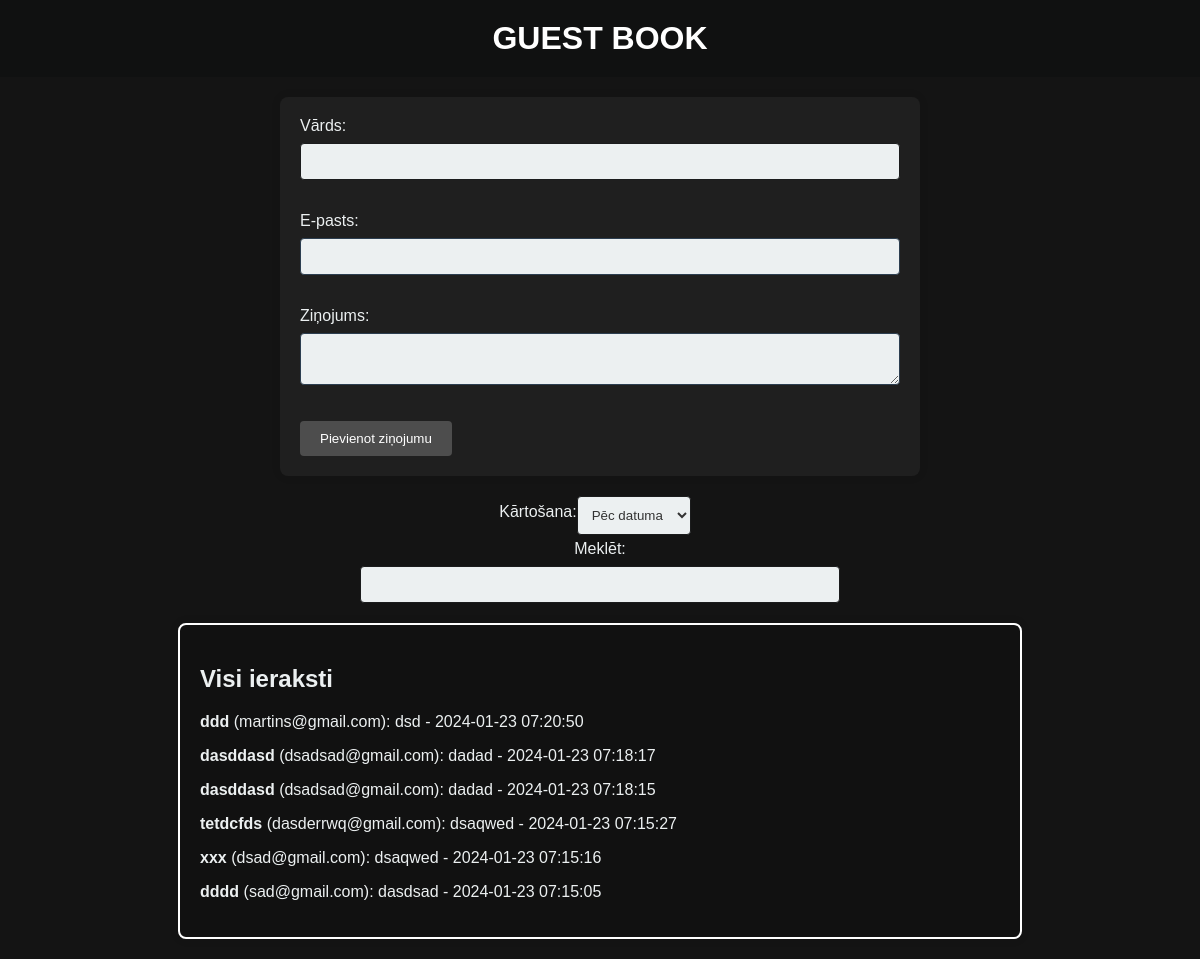
The page / on the database its author committed.
### tables this page shows
CREATE TABLE `entries` (
  `id` int(11) NOT NULL,
  `name` varchar(255) NOT NULL,
  `email` varchar(255) NOT NULL,
  `message` text NOT NULL,
  `created_at` timestamp NOT NULL DEFAULT current_timestamp()
);

### GuestBook.php (called while the page is built, shortened)
<?php
class GuestBook
{
    private $db;
    public function __construct()
    {
        $host = 'localhost';
        $dbname = 'eksamens';
        $username = 'root';
        $password = '';
        $this->db = new PDO("mysql:host=$host;dbname=$dbname;charset=utf8mb4", $username, $password);
    }
    public function getEntries($sortOption = 'created_at', $searchQuery = '')
{
    $allowedSortOptions = ['created_at', 'name'];
    $searchCondition = '';
    $stmt = $this->db->prepare("SELECT * FROM entries" . $searchCondition . " ORDER BY $sortOption DESC");
    $stmt->execute();
    return $stmt->fetchAll(PDO::FETCH_ASSOC);
}
}

### index.php (the view, shortened to what this page needs)
<!DOCTYPE html>
<html lang="en">
<head>
    <link rel="stylesheet" href="styles.css">
</head>
<body>
    <h1>GUEST BOOK</h1>
    <form id="guestBookForm">
        <label for="name">Vārds:</label>
        <input type="text" name="name" id="name" required>
        <label for="email">E-pasts:</label>
        <input type="email" name="email" id="email" required>
        <label for="message">Ziņojums:</label>
        <textarea name="message" id="message" required></textarea>
        <button type="button" onclick="validateAndSubmit()" id="submitButton">Pievienot ziņojumu</button>
    </form>
    <div id="sortingContainer">
        <label for="sortSelect">Kārtošana:</label>
        <select id="sortSelect" onchange="updateEntries()">
            <option value="created_at">Pēc datuma</option>
        </select>
    </div>
    <div id="searchContainer">
        <label class="searchInputH" for="searchInput">Meklēt:</label>
        <input type="text" id="searchInput" oninput="updateEntries()">
    </div>
    <div id="entriesContainer">
        <?php
            require_once 'GuestBook.php';
            $guestBook = new GuestBook();
            $entries = $guestBook->getEntries();
            if (!empty($entries)) {
                echo '<h2>Visi ieraksti</h2>';
                foreach ($entries as $entry) {
                    echo '<p><strong>' . $entry['name'] . '</strong> (' . $entry['email'] . '): ' . $entry['message'] . ' - ' . $entry['created_at'] . '</p>';
                }
            } else {
                echo '<p>Nav ierakstu.</p>';
            }
        ?>
    </div>
</body>
</html>

### styles.css (style rules this page uses)
body { font-family: 'Arial', sans-serif; margin: 0; padding: 0; background-color: #141414; color: #ecf0f1; }
h1 { background-color: #101111; color: #fff; padding: 20px; margin: 0; text-align: center; }
form { max-width: 600px; margin: 20px auto; padding: 20px; background-color: #1f1f1f; border-radius: 8px; box-shadow: 0 0 10px rgba(0, 0, 0, 0.1); }
label { display: block; margin-bottom: 8px; color: #ecf0f1; }
input, textarea { width: 100%; padding: 10px; margin-bottom: 16px; border: 1px solid #2c3e50; border-radius: 4px; box-sizing: border-box; background-color: #ecf0f1; color: #333; }
button { background-color: #4d4d4d; color: #fff; padding: 10px 20px; border: none; border-radius: 4px; cursor: pointer; }
#sortingContainer, #searchContainer { width: 40%; justify-content: center; align-items: center; color: #ecf0f1; margin: 5px auto; }
#searchInput { margin: 0 auto; text-align: center; }
.searchInputH { text-align: center; }
#sortingContainer { width: 40%; margin: 0 auto; display: flex; flex-wrap: wrap; }
select, input[type="text"] { margin-right: 10px; padding: 10px; border: 1px solid #1b1c1d; border-radius: 4px; background-color: #ecf0f1; color: #333; }
#entriesContainer { max-width: 800px; margin: 20px auto; padding: 20px; background-color: #111111; border-radius: 8px; box-shadow: 0 0 10px rgba(0, 0, 0, 0.1); border: white 2px solid; }

### rows shown on the page
entries: name "ddd", email "martins@gmail.com", message "dsd", created_at "2024-01-23 07:20:50"
entries: name "dasddasd", email "dsadsad@gmail.com", message "dadad", created_at "2024-01-23 07:18:17"
entries: name "dasddasd", email "dsadsad@gmail.com", message "dadad", created_at "2024-01-23 07:18:15"
entries: name "tetdcfds", email "dasderrwq@gmail.com", message "dsaqwed", created_at "2024-01-23 07:15:27"
entries: name "xxx", email "dsad@gmail.com", message "dsaqwed", created_at "2024-01-23 07:15:16"
entries: name "dddd", email "sad@gmail.com", message "dasdsad", created_at "2024-01-23 07:15:05"
